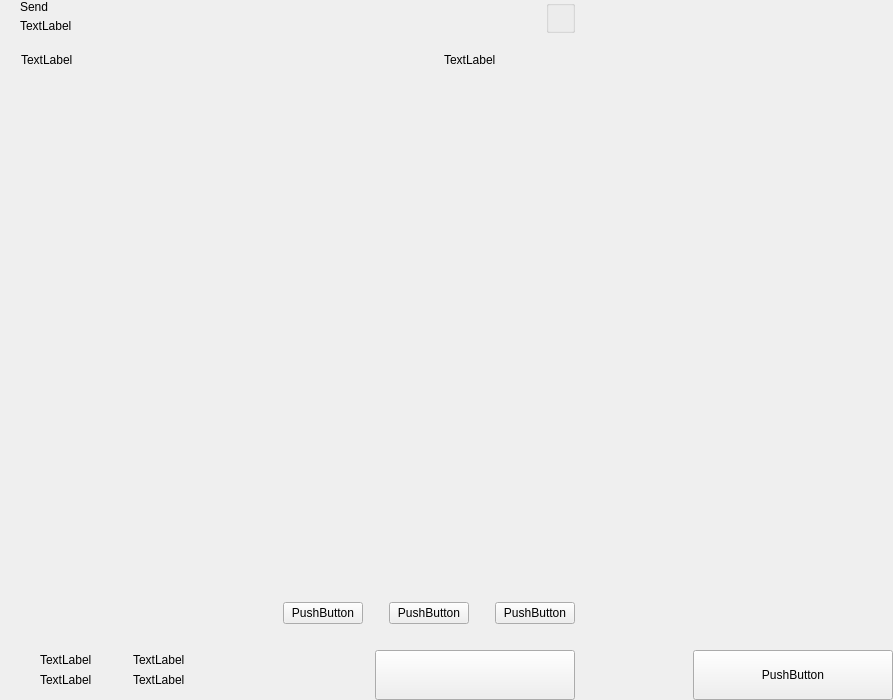
<?xml version="1.0" encoding="UTF-8"?>
<ui version="4.0">
 <class>send</class>
 <widget class="QWidget" name="send">
  <property name="geometry">
   <rect>
    <x>0</x>
    <y>0</y>
    <width>893</width>
    <height>700</height>
   </rect>
  </property>
  <property name="windowTitle">
   <string>Form</string>
  </property>
  <layout class="QHBoxLayout" name="horizontalLayout_2" stretch="2,1">
   <property name="spacing">
    <number>0</number>
   </property>
   <property name="leftMargin">
    <number>0</number>
   </property>
   <property name="topMargin">
    <number>0</number>
   </property>
   <property name="rightMargin">
    <number>0</number>
   </property>
   <property name="bottomMargin">
    <number>0</number>
   </property>
   <item>
    <widget class="QWidget" name="left" native="true">
     <layout class="QVBoxLayout" name="verticalLayout_3">
      <property name="spacing">
       <number>0</number>
      </property>
      <property name="leftMargin">
       <number>0</number>
      </property>
      <property name="topMargin">
       <number>0</number>
      </property>
      <property name="rightMargin">
       <number>0</number>
      </property>
      <property name="bottomMargin">
       <number>0</number>
      </property>
      <item>
       <layout class="QVBoxLayout" name="verticalLayout_22" stretch="0,0,0,1,0,0,0,0">
        <property name="spacing">
         <number>0</number>
        </property>
        <item>
         <layout class="QHBoxLayout" name="horizontalLayout_3">
          <property name="spacing">
           <number>0</number>
          </property>
          <property name="leftMargin">
           <number>20</number>
          </property>
          <property name="rightMargin">
           <number>20</number>
          </property>
          <item>
           <layout class="QVBoxLayout" name="verticalLayout">
            <property name="spacing">
             <number>5</number>
            </property>
            <item>
             <widget class="QLabel" name="labelTitle">
              <property name="text">
               <string>Send</string>
              </property>
              <property name="alignment">
               <set>Qt::AlignLeading|Qt::AlignLeft|Qt::AlignVCenter</set>
              </property>
             </widget>
            </item>
            <item>
             <widget class="QLabel" name="labelSubtitle1">
              <property name="text">
               <string>TextLabel</string>
              </property>
             </widget>
            </item>
           </layout>
          </item>
          <item>
           <spacer name="horizontalSpacer">
            <property name="orientation">
             <enum>Qt::Horizontal</enum>
            </property>
            <property name="sizeHint" stdset="0">
             <size>
              <width>40</width>
              <height>20</height>
             </size>
            </property>
           </spacer>
          </item>
          <item>
           <layout class="QVBoxLayout" name="verticalLayout_6">
            <property name="spacing">
             <number>0</number>
            </property>
            <item>
             <widget class="QGroupBox" name="groupBox">
              <property name="title">
               <string/>
              </property>
              <property name="alignment">
               <set>Qt::AlignLeading|Qt::AlignLeft|Qt::AlignTop</set>
              </property>
              <layout class="QHBoxLayout" name="horizontalLayout_4">
               <property name="spacing">
                <number>0</number>
               </property>
               <property name="leftMargin">
                <number>0</number>
               </property>
               <property name="topMargin">
                <number>0</number>
               </property>
               <property name="rightMargin">
                <number>0</number>
               </property>
               <property name="bottomMargin">
                <number>0</number>
               </property>
              </layout>
             </widget>
            </item>
           </layout>
          </item>
         </layout>
        </item>
        <item>
         <spacer name="verticalSpacer_2">
          <property name="orientation">
           <enum>Qt::Vertical</enum>
          </property>
          <property name="sizeType">
           <enum>QSizePolicy::Fixed</enum>
          </property>
          <property name="sizeHint" stdset="0">
           <size>
            <width>20</width>
            <height>20</height>
           </size>
          </property>
         </spacer>
        </item>
        <item>
         <layout class="QHBoxLayout" name="horizontalLayout" stretch="6,0,2">
          <property name="spacing">
           <number>0</number>
          </property>
          <property name="leftMargin">
           <number>10</number>
          </property>
          <property name="topMargin">
           <number>0</number>
          </property>
          <property name="rightMargin">
           <number>20</number>
          </property>
          <property name="bottomMargin">
           <number>0</number>
          </property>
          <item>
           <widget class="QLabel" name="labelSubtitleAddress">
            <property name="styleSheet">
             <string notr="true">margin-left:8px;</string>
            </property>
            <property name="text">
             <string>TextLabel</string>
            </property>
           </widget>
          </item>
          <item>
           <spacer name="horizontalSpacer_3">
            <property name="orientation">
             <enum>Qt::Horizontal</enum>
            </property>
            <property name="sizeType">
             <enum>QSizePolicy::Fixed</enum>
            </property>
            <property name="sizeHint" stdset="0">
             <size>
              <width>40</width>
              <height>1</height>
             </size>
            </property>
           </spacer>
          </item>
          <item>
           <widget class="QLabel" name="labelSubtitleAmount">
            <property name="text">
             <string>TextLabel</string>
            </property>
           </widget>
          </item>
         </layout>
        </item>
        <item>
         <widget class="QScrollArea" name="scrollArea">
          <property name="minimumSize">
           <size>
            <width>0</width>
            <height>350</height>
           </size>
          </property>
          <property name="styleSheet">
           <string notr="true">#scrollArea {
            background:transparent;
            margin-top:10px;
}</string>
          </property>
          <property name="horizontalScrollBarPolicy">
           <enum>Qt::ScrollBarAlwaysOff</enum>
          </property>
          <property name="sizeAdjustPolicy">
           <enum>QAbstractScrollArea::AdjustIgnored</enum>
          </property>
          <property name="widgetResizable">
           <bool>true</bool>
          </property>
          <property name="alignment">
           <set>Qt::AlignLeading|Qt::AlignLeft|Qt::AlignTop</set>
          </property>
          <widget class="QWidget" name="scrollAreaWidgetContents">
           <property name="geometry">
            <rect>
             <x>0</x>
             <y>0</y>
             <width>591</width>
             <height>16</height>
            </rect>
           </property>
           <property name="sizePolicy">
            <sizepolicy hsizetype="Preferred" vsizetype="Maximum">
             <horstretch>0</horstretch>
             <verstretch>0</verstretch>
            </sizepolicy>
           </property>
           <property name="autoFillBackground">
            <bool>false</bool>
           </property>
           <property name="styleSheet">
            <string notr="true">#scrollAreaWidgetContents {
             background:transparent;
             }</string>
           </property>
           <layout class="QVBoxLayout" name="verticalLayout_7">
            <property name="spacing">
             <number>0</number>
            </property>
            <property name="sizeConstraint">
             <enum>QLayout::SetDefaultConstraint</enum>
            </property>
            <property name="leftMargin">
             <number>0</number>
            </property>
            <property name="topMargin">
             <number>0</number>
            </property>
            <property name="rightMargin">
             <number>0</number>
            </property>
            <property name="bottomMargin">
             <number>0</number>
            </property>
           </layout>
          </widget>
         </widget>
        </item>
        <item>
         <spacer name="verticalSpacer_4">
          <property name="orientation">
           <enum>Qt::Vertical</enum>
          </property>
          <property name="sizeType">
           <enum>QSizePolicy::Fixed</enum>
          </property>
          <property name="sizeHint" stdset="0">
           <size>
            <width>20</width>
            <height>20</height>
           </size>
          </property>
         </spacer>
        </item>
        <item>
         <layout class="QHBoxLayout" name="horizontalLayout_20">
          <property name="spacing">
           <number>6</number>
          </property>
          <property name="rightMargin">
           <number>20</number>
          </property>
          <item>
           <spacer name="horizontalSpacer_4">
            <property name="orientation">
             <enum>Qt::Horizontal</enum>
            </property>
            <property name="sizeHint" stdset="0">
             <size>
              <width>40</width>
              <height>20</height>
             </size>
            </property>
           </spacer>
          </item>
          <item>
           <widget class="QPushButton" name="pushButtonFee">
            <property name="focusPolicy">
             <enum>Qt::NoFocus</enum>
            </property>
            <property name="text">
             <string>PushButton</string>
            </property>
           </widget>
          </item>
          <item>
           <spacer name="horizontalSpacer_11">
            <property name="orientation">
             <enum>Qt::Horizontal</enum>
            </property>
            <property name="sizeType">
             <enum>QSizePolicy::Minimum</enum>
            </property>
            <property name="sizeHint" stdset="0">
             <size>
              <width>20</width>
              <height>20</height>
             </size>
            </property>
           </spacer>
          </item>
          <item>
           <widget class="QPushButton" name="pushButtonClear">
            <property name="focusPolicy">
             <enum>Qt::NoFocus</enum>
            </property>
            <property name="layoutDirection">
             <enum>Qt::RightToLeft</enum>
            </property>
            <property name="text">
             <string>PushButton</string>
            </property>
           </widget>
          </item>
          <item>
           <spacer name="horizontalSpacer_6">
            <property name="orientation">
             <enum>Qt::Horizontal</enum>
            </property>
            <property name="sizeType">
             <enum>QSizePolicy::Fixed</enum>
            </property>
            <property name="sizeHint" stdset="0">
             <size>
              <width>20</width>
              <height>20</height>
             </size>
            </property>
           </spacer>
          </item>
          <item>
           <widget class="QPushButton" name="pushButtonAddRecipient">
            <property name="focusPolicy">
             <enum>Qt::NoFocus</enum>
            </property>
            <property name="text">
             <string>PushButton</string>
            </property>
           </widget>
          </item>
         </layout>
        </item>
        <item>
         <spacer name="verticalSpacer">
          <property name="orientation">
           <enum>Qt::Vertical</enum>
          </property>
          <property name="sizeType">
           <enum>QSizePolicy::Fixed</enum>
          </property>
          <property name="sizeHint" stdset="0">
           <size>
            <width>20</width>
            <height>16</height>
           </size>
          </property>
         </spacer>
        </item>
        <item>
         <layout class="QHBoxLayout" name="horizontalLayout_7">
          <property name="rightMargin">
           <number>20</number>
          </property>
          <item>
           <layout class="QHBoxLayout" name="horizontalLayout_10">
            <property name="spacing">
             <number>0</number>
            </property>
            <property name="leftMargin">
             <number>8</number>
            </property>
            <item>
             <widget class="QStackedWidget" name="stackedWidget">
              <property name="minimumSize">
               <size>
                <width>0</width>
                <height>60</height>
               </size>
              </property>
              <property name="maximumSize">
               <size>
                <width>16777215</width>
                <height>60</height>
               </size>
              </property>
              <widget class="QWidget" name="page1">
               <layout class="QVBoxLayout" name="verticalLayout_71" stretch="0">
                <property name="spacing">
                 <number>6</number>
                </property>
                <property name="leftMargin">
                 <number>12</number>
                </property>
                <property name="topMargin">
                 <number>0</number>
                </property>
                <property name="rightMargin">
                 <number>0</number>
                </property>
                <property name="bottomMargin">
                 <number>0</number>
                </property>
                <item>
                 <widget class="QWidget" name="coinWidget" native="true">
                  <property name="minimumSize">
                   <size>
                    <width>0</width>
                    <height>60</height>
                   </size>
                  </property>
                  <property name="maximumSize">
                   <size>
                    <width>16777215</width>
                    <height>60</height>
                   </size>
                  </property>
                  <layout class="QHBoxLayout" name="horizontalLayout_9">
                   <property name="spacing">
                    <number>0</number>
                   </property>
                   <property name="leftMargin">
                    <number>20</number>
                   </property>
                   <property name="topMargin">
                    <number>10</number>
                   </property>
                   <property name="rightMargin">
                    <number>20</number>
                   </property>
                   <property name="bottomMargin">
                    <number>10</number>
                   </property>
                   <item>
                    <layout class="QVBoxLayout" name="verticalSend">
                     <property name="spacing">
                      <number>0</number>
                     </property>
                     <item>
                      <widget class="QLabel" name="labelTitleTotalSend">
                       <property name="text">
                        <string>TextLabel</string>
                       </property>
                      </widget>
                     </item>
                     <item>
                      <widget class="QLabel" name="labelAmountSend">
                       <property name="text">
                        <string>TextLabel</string>
                       </property>
                      </widget>
                     </item>
                    </layout>
                   </item>
                   <item>
                    <spacer name="horizontalSpacer_9">
                     <property name="orientation">
                      <enum>Qt::Horizontal</enum>
                     </property>
                     <property name="sizeType">
                      <enum>QSizePolicy::Fixed</enum>
                     </property>
                     <property name="sizeHint" stdset="0">
                      <size>
                       <width>20</width>
                       <height>20</height>
                      </size>
                     </property>
                    </spacer>
                   </item>
                   <item>
                    <widget class="QLabel" name="labelLine">
                     <property name="minimumSize">
                      <size>
                       <width>1</width>
                       <height>0</height>
                      </size>
                     </property>
                     <property name="maximumSize">
                      <size>
                       <width>1</width>
                       <height>16777215</height>
                      </size>
                     </property>
                     <property name="text">
                      <string/>
                     </property>
                    </widget>
                   </item>
                   <item>
                    <spacer name="horizontalSpacer_10">
                     <property name="orientation">
                      <enum>Qt::Horizontal</enum>
                     </property>
                     <property name="sizeType">
                      <enum>QSizePolicy::Fixed</enum>
                     </property>
                     <property name="sizeHint" stdset="0">
                      <size>
                       <width>20</width>
                       <height>20</height>
                      </size>
                     </property>
                    </spacer>
                   </item>
                   <item>
                    <layout class="QVBoxLayout" name="verticalRemaining">
                     <property name="spacing">
                      <number>0</number>
                     </property>
                     <item>
                      <widget class="QLabel" name="labelTitleTotalRemaining">
                       <property name="text">
                        <string>TextLabel</string>
                       </property>
                      </widget>
                     </item>
                     <item>
                      <widget class="QLabel" name="labelAmountRemaining">
                       <property name="text">
                        <string>TextLabel</string>
                       </property>
                      </widget>
                     </item>
                    </layout>
                   </item>
                  </layout>
                 </widget>
                </item>
               </layout>
              </widget>
              <widget class="QWidget" name="page_2"/>
             </widget>
            </item>
           </layout>
          </item>
          <item>
           <spacer name="horizontalSpacer_5">
            <property name="orientation">
             <enum>Qt::Horizontal</enum>
            </property>
            <property name="sizeType">
             <enum>QSizePolicy::Expanding</enum>
            </property>
            <property name="sizeHint" stdset="0">
             <size>
              <width>40</width>
              <height>20</height>
             </size>
            </property>
           </spacer>
          </item>
          <item alignment="Qt::AlignBottom">
           <widget class="QPushButton" name="pushButtonSave">
            <property name="minimumSize">
             <size>
              <width>200</width>
              <height>50</height>
             </size>
            </property>
            <property name="maximumSize">
             <size>
              <width>200</width>
              <height>50</height>
             </size>
            </property>
            <property name="focusPolicy">
             <enum>Qt::NoFocus</enum>
            </property>
            <property name="text">
             <string/>
            </property>
           </widget>
          </item>
         </layout>
        </item>
       </layout>
      </item>
     </layout>
    </widget>
   </item>
   <item>
    <widget class="QWidget" name="right" native="true">
     <layout class="QVBoxLayout" name="verticalLayout_5">
      <property name="leftMargin">
       <number>0</number>
      </property>
      <property name="topMargin">
       <number>0</number>
      </property>
      <property name="rightMargin">
       <number>0</number>
      </property>
      <property name="bottomMargin">
       <number>0</number>
      </property>
      <item>
       <layout class="QVBoxLayout" name="verticalLayout_4">
        <property name="spacing">
         <number>6</number>
        </property>
        <item>
         <widget class="OptionButton" name="btnCoinControl" native="true">
          <property name="minimumSize">
           <size>
            <width>0</width>
            <height>50</height>
           </size>
          </property>
         </widget>
        </item>
        <item>
         <widget class="OptionButton" name="btnChangeAddress" native="true">
          <property name="minimumSize">
           <size>
            <width>0</width>
            <height>50</height>
           </size>
          </property>
         </widget>
        </item>
        <item>
         <widget class="OptionButton" name="btnUri" native="true">
          <property name="minimumSize">
           <size>
            <width>0</width>
            <height>50</height>
           </size>
          </property>
         </widget>
        </item>
        <item>
         <spacer name="verticalSpacer_5">
          <property name="orientation">
           <enum>Qt::Vertical</enum>
          </property>
          <property name="sizeHint" stdset="0">
           <size>
            <width>20</width>
            <height>40</height>
           </size>
          </property>
         </spacer>
        </item>
        <item>
         <layout class="QHBoxLayout" name="horizontalLayout_8">
          <item>
           <spacer name="horizontalSpacer_7">
            <property name="orientation">
             <enum>Qt::Horizontal</enum>
            </property>
            <property name="sizeHint" stdset="0">
             <size>
              <width>40</width>
              <height>20</height>
             </size>
            </property>
           </spacer>
          </item>
          <item>
           <widget class="QPushButton" name="pushButtonReset">
            <property name="minimumSize">
             <size>
              <width>200</width>
              <height>50</height>
             </size>
            </property>
            <property name="maximumSize">
             <size>
              <width>200</width>
              <height>50</height>
             </size>
            </property>
            <property name="focusPolicy">
             <enum>Qt::NoFocus</enum>
            </property>
            <property name="text">
             <string>PushButton</string>
            </property>
           </widget>
          </item>
         </layout>
        </item>
       </layout>
      </item>
     </layout>
    </widget>
   </item>
  </layout>
 </widget>
 <customwidgets>
  <customwidget>
   <class>OptionButton</class>
   <extends>QWidget</extends>
   <header>qt/pivx/optionbutton.h</header>
   <container>1</container>
  </customwidget>
 </customwidgets>
 <resources/>
 <connections/>
</ui>
